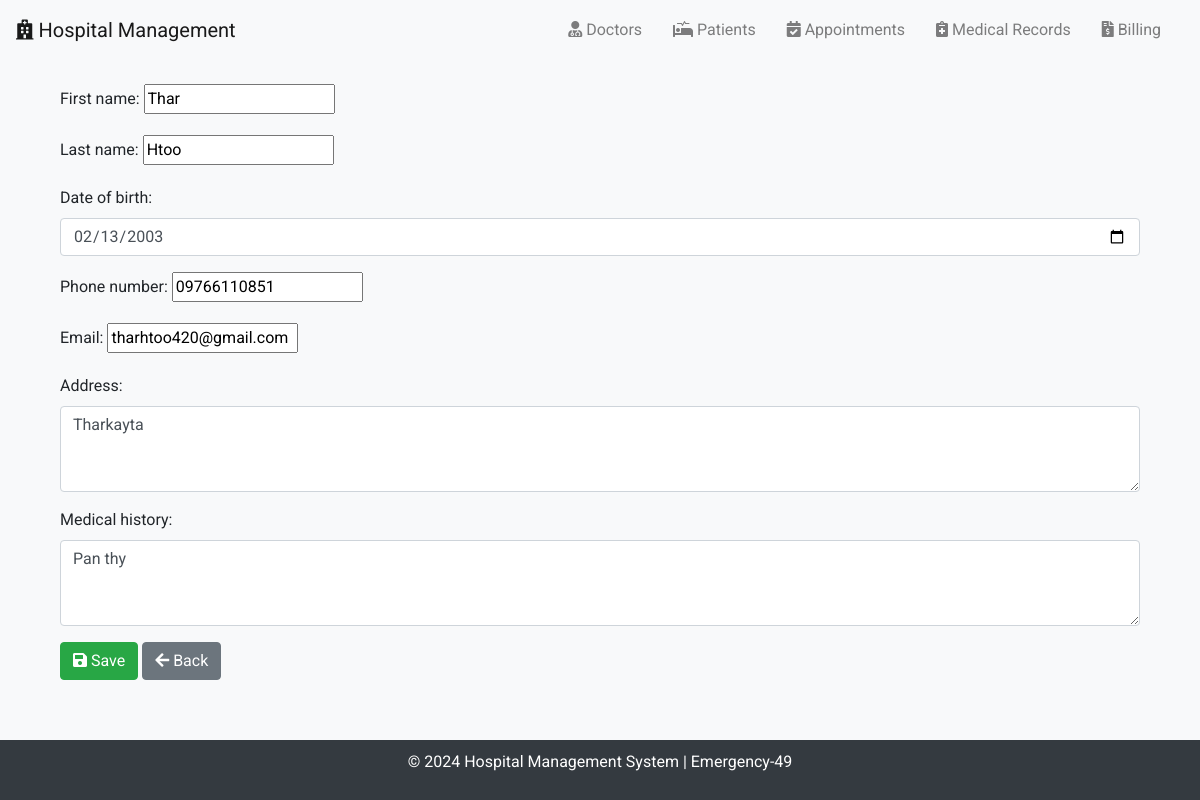
Page /patients/1/edit/ on the committed database.
### emergency_49/models.py (models this page shows, shortened)
class Patient(models.Model):
    first_name = models.CharField(max_length=50)
    last_name = models.CharField(max_length=50)
    date_of_birth = models.DateField()
    phone_number = models.CharField(max_length=15, unique=True)
    email = models.EmailField(unique=True)
    address = models.TextField()
    medical_history = models.TextField(blank=True, null=True)

### emergency_49/views.py (the view)
# urls.py: path('patients/<int:pk>/edit/', PatientUpdateView.as_view(), name='patient_edit'),
class PatientUpdateView(UpdateView):
    model = Patient
    form_class = PatientForm
    template_name = 'patient_form.html'
    success_url = '/patients/'

### emergency_49/forms.py
class PatientForm(forms.ModelForm):
    class Meta:
        model = Patient
        fields = ['first_name', 'last_name', 'date_of_birth', 'phone_number', 'email', 'address', 'medical_history']
        widgets = {
            'address': forms.Textarea(attrs={'class': 'form-control', 'rows': 3, 'placeholder': 'Enter your address here...'}),  # Customize address field
            'medical_history': forms.Textarea(attrs={'class': 'form-control', 'rows': 3, 'placeholder': 'Enter your medical history here...'}),  # Customize medical history field
        }
    date_of_birth = forms.DateField(
        widget=forms.DateInput(attrs={'type': 'date', 'class': 'form-control'}),
        input_formats=['%Y-%m-%d'],
    )

### emergency_49/templates/patient_form.html (shortened to what this page needs)
{% extends 'base.html' %}
{% block content %}
<div class="container">
    <form method="POST">
        {{ form.as_p }}
        <button type="submit" class="btn btn-success"><i class="fas fa-save"></i> Save</button>
        <a href="{% url 'patient_list' %}" class="btn btn-secondary"><i class="fas fa-arrow-left"></i> Back</a>
    </form>
</div>
{% endblock %}

### emergency_49/templates/base.html (style rules this page uses)
body { font-family: 'Roboto', sans-serif; background-color: #f8f9fa; }
.container { margin-top: 20px; }

### rows in the picture
Patient: first_name "Thar", last_name "Htoo", date_of_birth "02/13/2003", phone_number "09766110851", email "tharhtoo420@gmail.com", address "Tharkayta", medical_history "Pan thy"
